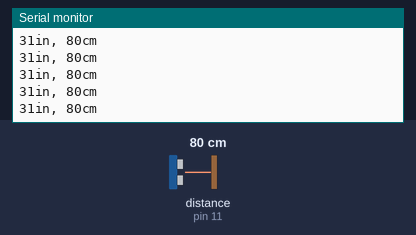
Simulated run of this sketch. Board: Arduino Uno, built with avr-gcc and run on an emulated ATmega328P. Shown: the last lines printed to the serial monitor. Wiring (inferred from the names in the program): ultrasonic range finder: trigger pin 10; echo pin 11. The test bench sets the inputs (shaded band); at power-on: distance to the obstacle (sensor on pin 11) 80 cm. The echo pulse lasts 58.3 µs per cm.

Above: at 1.2 s.
1.3 s: distance to the obstacle (sensor on pin 11) set to 2 cm
At 1.38 s:
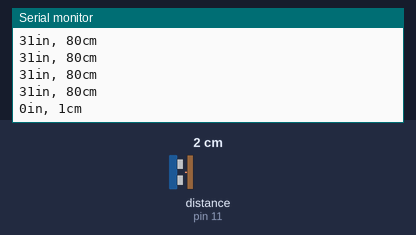
4.3 s: distance to the obstacle (sensor on pin 11) set to 4 cm
At 4.3 s:
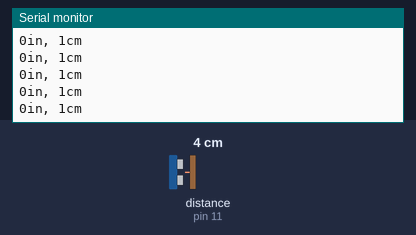
5.8 s: distance to the obstacle (sensor on pin 11) set to 35 cm
At 5.82 s:
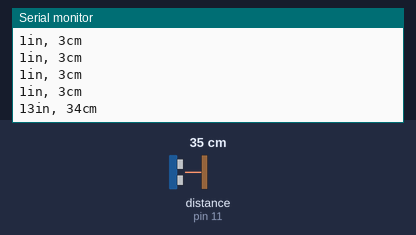
Timing chart, 0 to 8.8 s (numbered marks = the images above; inputs shaded):
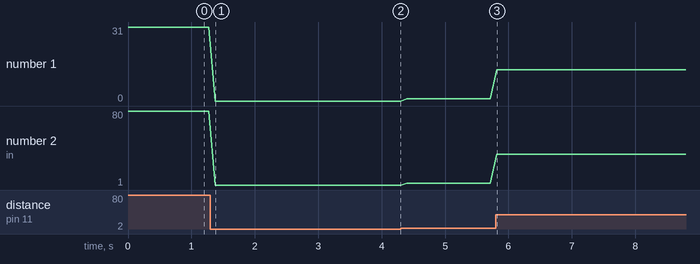

Measured:
- after the input at 1.3 s, the serial monitor: prints a new line after 0.07 s (image 1)
- after the input at 5.8 s, the serial monitor: prints a new line at once (image 3)
- plotted number 1: 31 → 0 after the input at 1.3 s, 1 → 13 after the input at 5.8 s
- plotted number 2: 80 → 1 after the input at 1.3 s, 1 → 3 after the input at 4.3 s, 3 → 34 after the input at 5.8 s

The sketch:

Ultrasonic_Sensor_HC_SR04.ino
```cpp
/*
  Ping))) Sensor

  This sketch reads a PING))) ultrasonic rangefinder and returns the distance
  to the closest object in range. To do this, it sends a pulse to the sensor to
  initiate a reading, then listens for a pulse to return. The length of the
  returning pulse is proportional to the distance of the object from the sensor.

  The circuit:
	- +V connection of the PING))) attached to +5V
	- GND connection of the PING))) attached to ground
	- SIG connection of the PING))) attached to digital pin 7
*/

// this constant won't change. It's the pin number of the sensor's output:
const int trigPin = 10;
const int echoPin = 11;

void setup() {
  // initialize serial communication:
  Serial.begin(9600);
  pinMode(trigPin,OUTPUT);
  pinMode(echoPin,INPUT);
}

void loop() {
  // establish variables for duration of the ping, and the distance result
  // in inches and centimeters:
  long duration, inches, cm;

  // The PING))) is triggered by a HIGH pulse of 2 or more microseconds.
  // Give a short LOW pulse beforehand to ensure a clean HIGH pulse:

  digitalWrite(trigPin, LOW);
  delayMicroseconds(2);
  digitalWrite(trigPin, HIGH);
  delayMicroseconds(10);
  digitalWrite(trigPin, LOW);

  // The same pin is used to read the signal from the PING))): a HIGH pulse
  // whose duration is the time (in microseconds) from the sending of the ping
  // to the reception of its echo off of an object.

  duration = pulseIn(echoPin, HIGH);

  // convert the time into a distance
  inches = microsecondsToInches(duration);
  cm = microsecondsToCentimeters(duration);

  Serial.print(inches);
  Serial.print("in, ");
  Serial.print(cm);
  Serial.print("cm");
  Serial.println();

  delay(100);
}

long microsecondsToInches(long microseconds) {
  // According to Parallax's datasheet for the PING))), there are 73.746
  // microseconds per inch (i.e. sound travels at 1130 feet per second).
  // This gives the distance travelled by the ping, outbound and return,
  // so we divide by 2 to get the distance of the obstacle.
  // See: https://www.parallax.com/package/ping-ultrasonic-distance-sensor-downloads/
  return microseconds / 74 / 2;
}

long microsecondsToCentimeters(long microseconds) {
  // The speed of sound is 340 m/s or 29 microseconds per centimeter.
  // The ping travels out and back, so to find the distance of the object we
  // take half of the distance travelled.
  return microseconds / 29 / 2;
}
```
